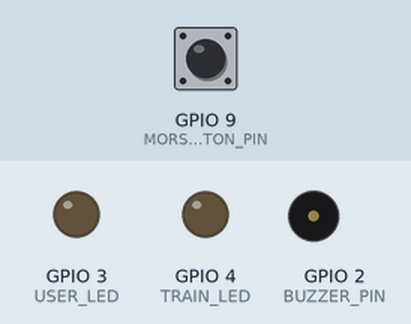
Recording of a sketch running on a simulated ESP32-C3. Parts: output pins drawn as LEDs (lit = HIGH), buzzer (waves = sounding). The inputs (shaded band) are chosen by the test bench; at power-on: GPIO 9 (MORSE_BUTTON_PIN) HIGH. What the sketch prints to the serial monitor is not drawn.

Above: at 2.9 s.
3.0 s: GPIO 9 (MORSE_BUTTON_PIN) pulled LOW for 0.15 s
At 5.3 s:
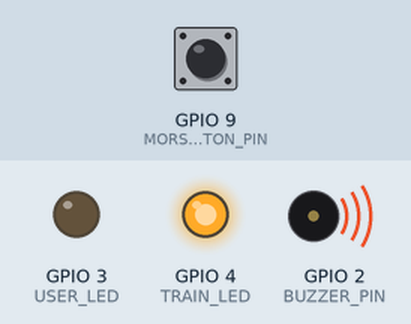
6.0 s: GPIO 9 (MORSE_BUTTON_PIN) pulled LOW for 1 s
At 6.8 s:
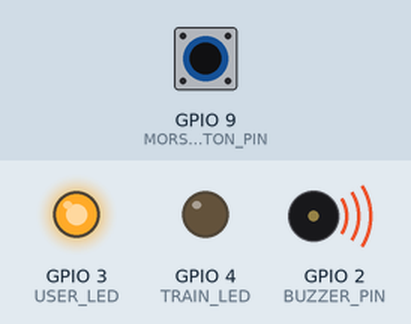
10.0 s: GPIO 9 (MORSE_BUTTON_PIN) pulsed LOW 2 times (0.12 s each, 0.3 s apart)
At 10.23 s:
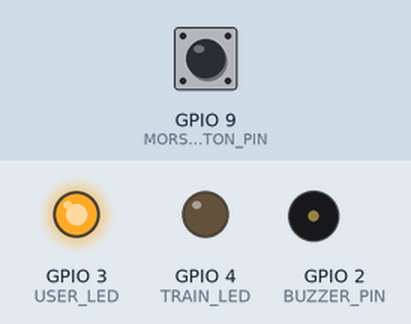
13.0 s: GPIO 9 (MORSE_BUTTON_PIN) pulled LOW for 3.2 s
Timing chart, 0 to 19.6 s (numbered marks = the images above; inputs shaded):
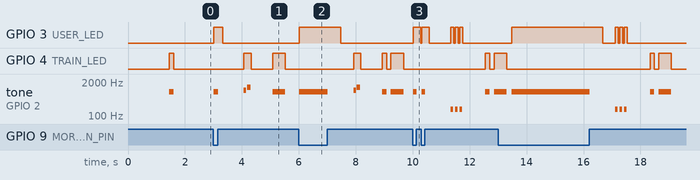

The sketch:

morse_monkey_v1.ino
```cpp
/*
  Morse Monkey V1
  Board: ESP32-C3 SuperMini

  BOOT button: GPIO 9, active LOW
  Trainer LED: GPIO 4
  User LED: GPIO 3
  Passive buzzer: GPIO 2

  Behaviour:
  - Trainer plays a target Morse character using GPIO 4 + buzzer.
  - User enters Morse with the BOOT button.
  - GPIO 3 lights while the user holds the button.
  - Short press = dot, long press = dash.
  - After a pause, the answer is checked.
  - Correct -> happy chirp + next character.
  - Wrong -> error chirp + replay same character.

  NOTE: GPIO 9 is a boot-strapping pin on ESP32-C3.
  Do not hold BOOT while powering/resetting the board.
*/

#include <Arduino.h>

constexpr uint8_t MORSE_BUTTON_PIN = 9;
constexpr uint8_t TRAIN_LED   = 4;
constexpr uint8_t USER_LED    = 3;
constexpr uint8_t BUZZER_PIN  = 2;

// Beginner-friendly timing
constexpr uint16_t DOT_MS                 = 150;
constexpr uint16_t DASH_MS                = DOT_MS * 3;
constexpr uint16_t SYMBOL_GAP_MS          = DOT_MS;
constexpr uint16_t LETTER_GAP_MS          = 900;
constexpr uint16_t DOT_DASH_THRESHOLD_MS  = 300;
constexpr uint16_t DEBOUNCE_MS             = 20;
constexpr uint16_t TONE_HZ                 = 850;

// Keep V1 lessons small and easy.
// Change this string later from the web/BLE application.
const char LESSON[] = "ETANIMSOH";
constexpr size_t LESSON_COUNT = sizeof(LESSON) - 1;

const char* MORSE[36] = {
  ".-",    // A
  "-...",  // B
  "-.-.",  // C
  "-..",   // D
  ".",     // E
  "..-.",  // F
  "--.",   // G
  "....",  // H
  "..",    // I
  ".---",  // J
  "-.-",   // K
  ".-..",  // L
  "--",    // M
  "-.",    // N
  "---",   // O
  ".--.",  // P
  "--.-",  // Q
  ".-.",   // R
  "...",   // S
  "-",     // T
  "..-",   // U
  "...-",  // V
  ".--",   // W
  "-..-",  // X
  "-.--",  // Y
  "--..",  // Z
  "-----", // 0
  ".----", // 1
  "..---", // 2
  "...--", // 3
  "....-", // 4
  ".....", // 5
  "-....", // 6
  "--...", // 7
  "---..", // 8
  "----."  // 9
};

String userMorse;
size_t lessonIndex = 0;
char currentTarget = LESSON[0];

bool stableButtonState = HIGH;
bool lastRawButtonState = HIGH;
unsigned long lastDebounceTime = 0;
unsigned long pressStartTime = 0;
unsigned long lastReleaseTime = 0;
bool hasInput = false;

const char* morseFor(char c) {
  c = toupper(c);

  if (c >= 'A' && c <= 'Z') return MORSE[c - 'A'];
  if (c >= '0' && c <= '9') return MORSE[26 + (c - '0')];

  return "";
}

void buzzerOn(uint16_t hz = TONE_HZ) {
  tone(BUZZER_PIN, hz);
}

void buzzerOff() {
  noTone(BUZZER_PIN);
}

void playSymbol(char symbol) {
  uint16_t duration = (symbol == '.') ? DOT_MS : DASH_MS;

  digitalWrite(TRAIN_LED, HIGH);
  buzzerOn();
  delay(duration);
  buzzerOff();
  digitalWrite(TRAIN_LED, LOW);

  delay(SYMBOL_GAP_MS);
}

void playMorse(const char* pattern) {
  while (*pattern) {
    playSymbol(*pattern++);
  }
}

void playTarget() {
  const char* pattern = morseFor(currentTarget);

  Serial.println();
  Serial.print("TARGET: ");
  Serial.print(currentTarget);
  Serial.print("  ");
  Serial.println(pattern);

  delay(250);
  playMorse(pattern);
}

void happyFeedback() {
  digitalWrite(TRAIN_LED, HIGH);
  tone(BUZZER_PIN, 950, 90);
  delay(110);
  digitalWrite(TRAIN_LED, LOW);

  digitalWrite(TRAIN_LED, HIGH);
  tone(BUZZER_PIN, 1250, 130);
  delay(150);
  digitalWrite(TRAIN_LED, LOW);

  noTone(BUZZER_PIN);
}

void wrongFeedback() {
  for (int i = 0; i < 3; i++) {
    digitalWrite(USER_LED, HIGH);
    tone(BUZZER_PIN, 180, 85);
    delay(100);
    digitalWrite(USER_LED, LOW);
    delay(55);
  }
  noTone(BUZZER_PIN);
}

void nextTarget() {
  lessonIndex = (lessonIndex + 1) % LESSON_COUNT;
  currentTarget = LESSON[lessonIndex];
  userMorse = "";
  hasInput = false;

  delay(500);
  playTarget();
}

void evaluateAnswer() {
  const String expected = morseFor(currentTarget);

  Serial.print("USER:   ");
  Serial.println(userMorse);

  if (userMorse == expected) {
    Serial.println("CORRECT");
    happyFeedback();
    nextTarget();
  } else {
    Serial.println("WRONG");
    wrongFeedback();

    userMorse = "";
    hasInput = false;

    delay(500);
    playTarget();
  }
}

void registerSymbol(unsigned long pressDuration) {
  char symbol = (pressDuration < DOT_DASH_THRESHOLD_MS) ? '.' : '-';

  userMorse += symbol;
  hasInput = true;
  lastReleaseTime = millis();

  Serial.print(symbol);

  // Replay exactly what the user entered on the USER LED.
  // This makes dots and dashes visually distinct after release.
  uint16_t flashTime = (symbol == '.') ? DOT_MS : DASH_MS;
  digitalWrite(USER_LED, HIGH);
  delay(flashTime);
  digitalWrite(USER_LED, LOW);
}

void readMorseButton() {
  bool raw = digitalRead(MORSE_BUTTON_PIN);

  if (raw != lastRawButtonState) {
    lastDebounceTime = millis();
    lastRawButtonState = raw;
  }

  if ((millis() - lastDebounceTime) < DEBOUNCE_MS) return;

  if (raw != stableButtonState) {
    stableButtonState = raw;

    if (stableButtonState == LOW) {
      // Press started
      pressStartTime = millis();
      digitalWrite(USER_LED, HIGH);
      buzzerOn();
    } else {
      // Press released
      unsigned long duration = millis() - pressStartTime;

      buzzerOff();
      digitalWrite(USER_LED, LOW);

      registerSymbol(duration);
    }
  }
}

void setup() {
  Serial.begin(115200);

  pinMode(MORSE_BUTTON_PIN, INPUT_PULLUP);
  pinMode(TRAIN_LED, OUTPUT);
  pinMode(USER_LED, OUTPUT);
  pinMode(BUZZER_PIN, OUTPUT);

  digitalWrite(TRAIN_LED, LOW);
  digitalWrite(USER_LED, LOW);
  buzzerOff();

  delay(1200);

  Serial.println("MORSE MONKEY V1");
  Serial.println("Short press = DOT");
  Serial.println("Long press  = DASH");
  Serial.println("Do not hold BOOT while powering/resetting.");

  playTarget();
}

void loop() {
  readMorseButton();

  if (hasInput && stableButtonState == HIGH) {
    if (millis() - lastReleaseTime > LETTER_GAP_MS) {
      evaluateAnswer();
    }
  }
}
```

Measured:
- after the input at 3.0 s, GPIO 3 (USER_LED): LOW → HIGH at once, → LOW 0.30 s later; GPIO 4 (TRAIN_LED): LOW → HIGH after 1.1 s, → LOW 0.26 s later, → HIGH 0.75 s later, → LOW 0.45 s later; tone on GPIO 2 (BUZZER_PIN): plays 850 Hz for 0.15 s, 950 Hz for 0.09 s, 1250 Hz for 0.13 s, 850 Hz for 0.45 s, starting at once
- after the input at 6.0 s, GPIO 3 (USER_LED): LOW → HIGH at once, → LOW 1.5 s later; GPIO 4 (TRAIN_LED): goes HIGH 0.26 s, LOW 0.75 s, HIGH 0.15 s, LOW 0.15 s, HIGH 0.45 s, then LOW, starting after 1.9 s; tone on GPIO 2 (BUZZER_PIN): plays 850 Hz for 1.0 s, 950 Hz for 0.09 s, 1250 Hz for 0.13 s, 850 Hz for 0.15 s, 850 Hz for 0.45 s, starting at once
- after the input at 10.0 s, GPIO 4 (TRAIN_LED): LOW → HIGH after 2.6 s, → LOW 0.15 s later, → HIGH 0.15 s later; tone on GPIO 2 (BUZZER_PIN): plays 850 Hz for 0.12 s, 850 Hz for 0.12 s, 180 Hz for 0.09 s, 180 Hz for 0.09 s, 180 Hz for 0.09 s, 850 Hz for 0.15 s … (7 notes in this stretch), starting at once
